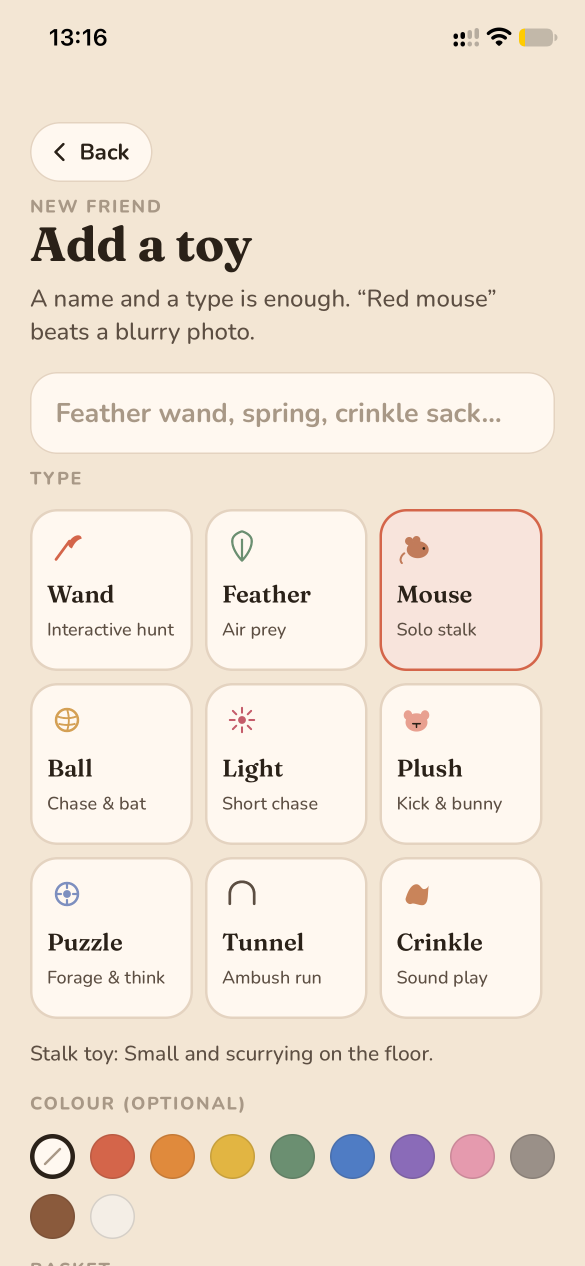
#> input picture appstore/source/add-toy.png, 1170 x 2532 px (shown at 1/2 size)
$ python make_banners.py
#> lines starting #> are read from the running program, lines starting #| are printed output that depends on the picture; after the words box and inside, x2 and y2 are one past the last pixel; in counts of white or black regions, pixels touching at a corner belong together
### appstore/make_screenshots.py
"""
App Store screenshots for Purrtate.

Puts each screenshot from appstore/source/ into an iPhone frame with a
headline, at 1320 x 2868 (6.9") and 1206 x 2622 (6.3"), the sizes App Store Connect asks for.
Replace a source PNG or edit SHOTS, then run again:

    python3 appstore/make_screenshots.py
"""

from pathlib import Path

from PIL import Image, ImageDraw, ImageFont

ROOT = Path(__file__).resolve().parent
PROJECT = ROOT.parent
SRC = ROOT / "source"
OUT = ROOT / "out"

W, H = 1320, 2868
MARGIN = 104

INK = (42, 33, 24)
SOFT = (74, 62, 52)
APP_BG = (243, 230, 212)
FRAME = (24, 18, 13)
HIGHLIGHT = (242, 201, 92)

# Brand backgrounds, one per screenshot.
PINK = (236, 200, 184)
HONEY = (240, 215, 168)
SAGE = (205, 222, 202)
CREAM = (234, 217, 194)

FONTS = PROJECT / "node_modules/@expo-google-fonts"
DISPLAY = FONTS / "fraunces/700Bold/Fraunces_700Bold.ttf"
BODY = FONTS / "nunito/600SemiBold/Nunito_600SemiBold.ttf"
BOLD = FONTS / "nunito/700Bold/Nunito_700Bold.ttf"

# (source, background, plain headline, highlighted headline, subtitle)
# The first three show in App Store search results.
SHOTS = [
    ("today.png", PINK, "What’s out,", "when to swap.", "One basket out, two resting. Swap early if your cat is already bored."),
    ("baskets.png", HONEY, "Three baskets.", "One out.", "Two rest so they feel new. Mix a chase, a stalk and a grab toy in each."),
    ("add-toy.png", SAGE, "Add a toy", "in seconds.", "A name, a type and a colour. No photos needed."),
    ("energy.png", CREAM, "Swap at", "your cat’s pace.", "Start with a suggestion, then adjust to how they really play."),
    ("name.png", PINK, "Several cats?", "One schedule.", "Cats share the toys, so they share the baskets too."),
    ("welcome.png", HONEY, "No account.", "No tracking.", "Everything stays on your iPhone."),
]

# Phone geometry
SCREEN_W = 940
BEZEL = 24
SCREEN_R = 130
SHADOW = 44


def font(path: Path, size: int) -> ImageFont.FreeTypeFont:
    return ImageFont.truetype(str(path), size)


# [13 lines left out: function wrap, not called in this run]


def clean_status_bar(screen: Image.Image) -> Image.Image:
    """Replace the real status bar (time, low battery) with a tidy 9:41 bar."""
    s = screen.copy()
    sw, _ = s.size
    k = sw / 1170
    d = ImageDraw.Draw(s)
    d.rectangle([0, 0, sw, int(132 * k)], fill=APP_BG)
    cy = int(76 * k)
    d.text((int(96 * k), cy), "9:41", font=font(BOLD, int(46 * k)), fill=INK, anchor="lm")
    bx, bw, bh = sw - int(150 * k), int(72 * k), int(34 * k)
    d.rounded_rectangle([bx, cy - bh // 2, bx + bw, cy + bh // 2], radius=int(10 * k), outline=INK, width=max(2, int(3 * k)))
    d.rounded_rectangle([bx + int(5 * k), cy - bh // 2 + int(5 * k), bx + bw - int(5 * k), cy + bh // 2 - int(5 * k)], radius=int(6 * k), fill=INK)
    d.rounded_rectangle([bx + bw + int(3 * k), cy - int(7 * k), bx + bw + int(8 * k), cy + int(7 * k)], radius=int(2 * k), fill=INK)
    wx = bx - int(62 * k)
    for r in (int(30 * k), int(20 * k)):
        d.arc([wx - r, cy - r + int(10 * k), wx + r, cy + r + int(10 * k)], 225, 315, fill=INK, width=max(3, int(6 * k)))
    d.ellipse([wx - int(5 * k), cy + int(2 * k), wx + int(5 * k), cy + int(12 * k)], fill=INK)
    sx = wx - int(110 * k)
    for i in range(4):
        h = int((12 + i * 8) * k)
        d.rounded_rectangle([sx + i * int(15 * k), cy + int(16 * k) - h, sx + i * int(15 * k) + int(10 * k), cy + int(16 * k)], radius=int(3 * k), fill=INK)
    return s


def phone(screen: Image.Image) -> Image.Image:
    """Phone body with side buttons and a solid offset shadow, on a transparent layer."""
    screen = clean_status_bar(screen)
    sh = round(SCREEN_W * screen.height / screen.width)
    screen = screen.resize((SCREEN_W, sh), Image.LANCZOS)
    bw, bh = SCREEN_W + BEZEL * 2, sh + BEZEL * 2
    btn = 16  # side buttons stick out on the left
    layer = Image.new("RGBA", (bw + btn + SHADOW, bh + SHADOW), (0, 0, 0, 0))
    d = ImageDraw.Draw(layer)
    ox = btn
    r = SCREEN_R + BEZEL

    # Solid offset shadow, then the body on top.
    d.rounded_rectangle([ox + SHADOW, SHADOW, ox + SHADOW + bw - 1, SHADOW + bh - 1], radius=r, fill=FRAME)
    for top, height in ((300, 90), (440, 150), (620, 150)):
        d.rounded_rectangle([0, top, ox + 10, top + height], radius=6, fill=FRAME)
    d.rounded_rectangle([ox, 0, ox + bw - 1, bh - 1], radius=r, fill=FRAME)

    mask = Image.new("L", (SCREEN_W, sh), 0)
    ImageDraw.Draw(mask).rounded_rectangle([0, 0, SCREEN_W - 1, sh - 1], radius=SCREEN_R, fill=255)
    layer.paste(screen, (ox + BEZEL, BEZEL), mask)

    iw, ih = 236, 68
    ix = ox + (bw - iw) // 2
    d.rounded_rectangle([ix, BEZEL + 28, ix + iw, BEZEL + 28 + ih], radius=ih // 2, fill=(8, 8, 8))
    return layer


# [28 lines left out: function render, not called in this run]


# App Store Connect slots: 6.9" (1320 x 2868) and 6.3" (1206 x 2622).
SIZES = {"6.9in": (1320, 2868), "6.3in": (1206, 2622)}


# [17 lines left out: function main, not called in this run]


# [2 lines that do not run on import are left out]

### appstore/make_banners.py
"""
Product page header and search result artwork for App Store Connect.

    python3 appstore/make_banners.py

Writes every size App Store Connect lists into appstore/out/header/ and
appstore/out/search/. Reuses the phone frame and fonts from make_screenshots.
"""

import sys
from pathlib import Path

from PIL import Image, ImageDraw

sys.path.insert(0, str(Path(__file__).resolve().parent))

from make_screenshots import (
    DISPLAY,
    BODY,
    HIGHLIGHT,
    HONEY,
    INK,
    PINK,
    SOFT,
    SRC,
    OUT,
    PROJECT,
    font,
    phone,
    wrap,
)

ICON = PROJECT / "assets/images/icon.png"

HEADER_SIZES = [(5244, 2950), (3840, 1646)]
SEARCH_SIZES = [(5244, 2950), (3840, 2560), (1920, 1280)]

TITLE = "Toys that feel"
TITLE_HIGHLIGHT = "new again."
SUB = "Three baskets, one out. Purrtate tells you when to swap."


def scaled_phone(src: str, height: int) -> Image.Image:
    layer = phone(Image.open(SRC / src).convert("RGB"))
    k = height / layer.height
    return layer.resize((round(layer.width * k), height), Image.LANCZOS)


def rounded_icon(size: int) -> Image.Image:
    icon = Image.open(ICON).convert("RGB").resize((size, size), Image.LANCZOS)
    mask = Image.new("L", (size, size), 0)
    ImageDraw.Draw(mask).rounded_rectangle([0, 0, size - 1, size - 1], radius=round(size * 0.225), fill=255)
    out = Image.new("RGBA", (size, size), (0, 0, 0, 0))
    out.paste(icon, (0, 0), mask)
    return out


def render(w: int, h: int, bg) -> Image.Image:
    img = Image.new("RGB", (w, h), bg)
    d = ImageDraw.Draw(img)
    u = min(w / 16, h / 9)  # layout unit, keeps proportions across sizes

    # Phones on the right, bottom cropped, kept inside the middle 90% horizontally.
    ph = round(h * 0.92)
    back = scaled_phone("add-toy.png", ph)
    front = scaled_phone("today.png", ph)
    right_edge = round(w * 0.93)
    fx = right_edge - front.width
    bx = fx - round(back.width * 0.62)
    top = round(h * 0.10)
    img.paste(back, (bx, top + round(h * 0.06)), back)
    img.paste(front, (fx, top), front)

    # Text block on the left, vertically centred.
    left = round(w * 0.07)
    max_w = bx - left - round(u * 0.4)
    # Fixed two-line headline, sized to fit the space left of the phones.
    size = round(u * 1.25)
    while size > 20:
        tf = font(DISPLAY, size)
        widest = max(d.textlength(TITLE, font=tf), d.textlength(TITLE_HIGHLIGHT, font=tf) + size * 0.25)
        if widest <= max_w:
            break
        size -= 4
    u = size / 1.25  # scale the rest of the block with the headline
    sf = font(BODY, round(u * 0.42))
    icon = rounded_icon(round(u * 1.5))

    title_lines = [TITLE]
    hl_lines = [TITLE_HIGHLIGHT]
    sub_lines = wrap(d, SUB, sf, max_w)
    line_h, sub_h = round(u * 1.42), round(u * 0.6)
    block = icon.height + round(u * 0.6) + line_h * (len(title_lines) + len(hl_lines)) + round(u * 0.4) + sub_h * len(sub_lines)
    y = (h - block) // 2

    img.paste(icon, (left, y), icon)
    y += icon.height + round(u * 0.6)
    for line in title_lines:
        d.text((left, y), line, font=tf, fill=INK)
        y += line_h
    pad = round(u * 0.16)
    for line in hl_lines:
        _, t, r, b = d.textbbox((left + pad, y), line, font=tf)
        d.rectangle([left, t - pad, r + pad, b + pad], fill=HIGHLIGHT)
        d.text((left + pad, y), line, font=tf, fill=INK)
        y += line_h
    y += round(u * 0.4)
    for line in sub_lines:
        d.text((left, y), line, font=sf, fill=SOFT)
        y += sub_h
    return img


def main() -> None:
    for kind, sizes, bg in (("header", HEADER_SIZES, PINK), ("search", SEARCH_SIZES, HONEY)):
        folder = OUT / kind
        folder.mkdir(parents=True, exist_ok=True)
        for old in folder.glob("*.png"):
            old.unlink()
        for w, h in sizes:
            out = folder / f"{kind}-{w}x{h}.png"
            render(w, h, bg).save(out, optimize=True)
#> in render, `img = Image.new("RGB", (w, h), bg)`:
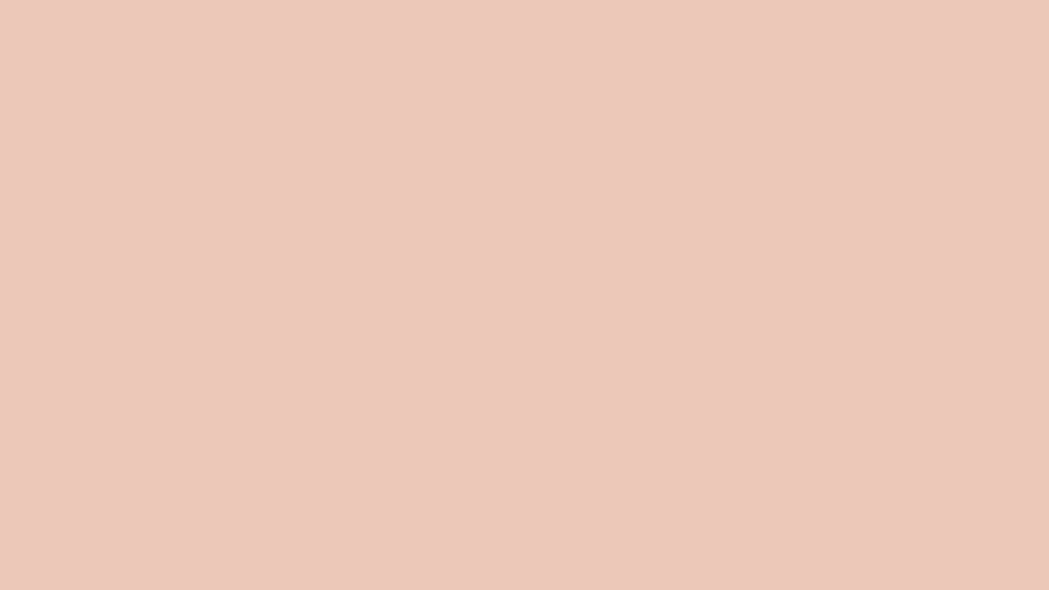
#> img: PIL image 5244x2950 RGB (shown at 1/5 size); mean R, G, B 236, 200, 184
#> in clean_status_bar, s is the input picture: PIL image 1170x2532 RGB; mean R, G, B 240.3, 228.2, 213.8
#> in phone, `layer = Image.new("RGBA", (bw + btn + SHADOW, bh + SHADOW), (0, 0, 0, ..`: layer: PIL image 1048x2126 RGBA; every value is 0
#> in phone, `mask = Image.new("L", (SCREEN_W, sh), 0)`: mask: PIL image 940x2034 L; every value is 0
#> in phone, `ImageDraw.Draw(mask).rounded_rectangle([0, 0, SCREEN_W - 1, sh - 1], r..`:
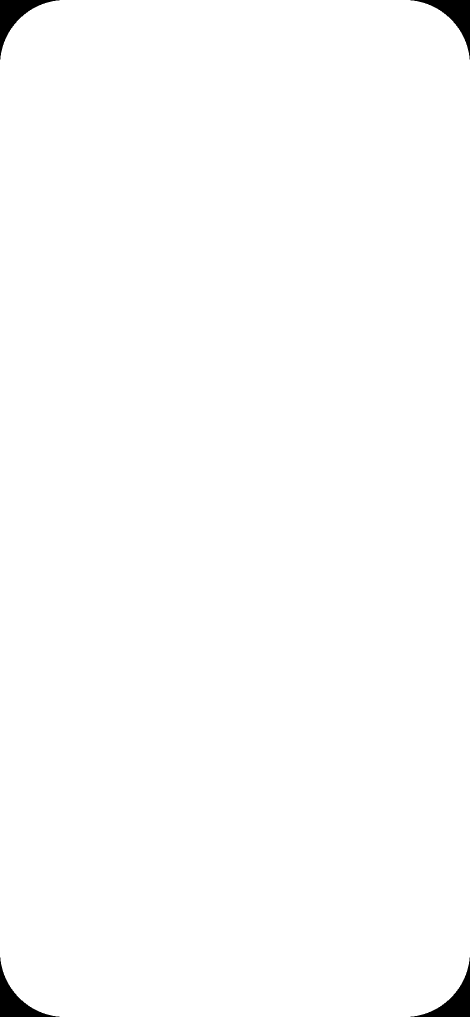
#> mask: PIL image 940x2034 L (shown at 1/2 size); 99.2% white; 4 black regions, box (x1, y1, x2, y2) and area: (0, 0, 119, 119) 3664, (821, 0, 940, 119) 3664, (0, 1915, 119, 2034) 3664, (821, 1915, 940, 2034) 3664
#> in phone, `layer.paste(screen, (ox + BEZEL, BEZEL), mask)`:
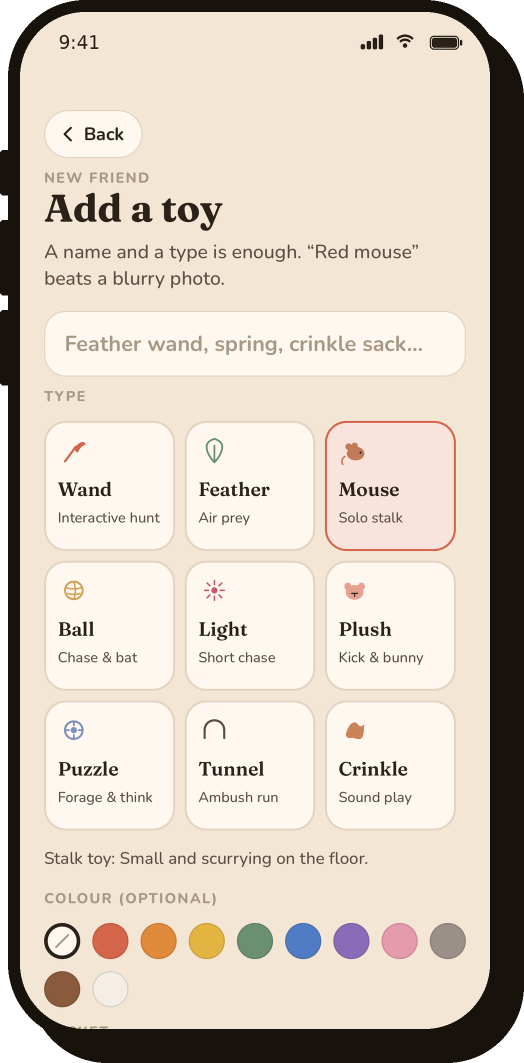
#> layer: PIL image 1048x2126 RGBA (shown at 1/2 size); mean R, G, B, A 207.5, 196.4, 183.7, 248.3; transparent parts drawn white
#> call 2 of scaled_phone, with src = 'today.png', height = 2714
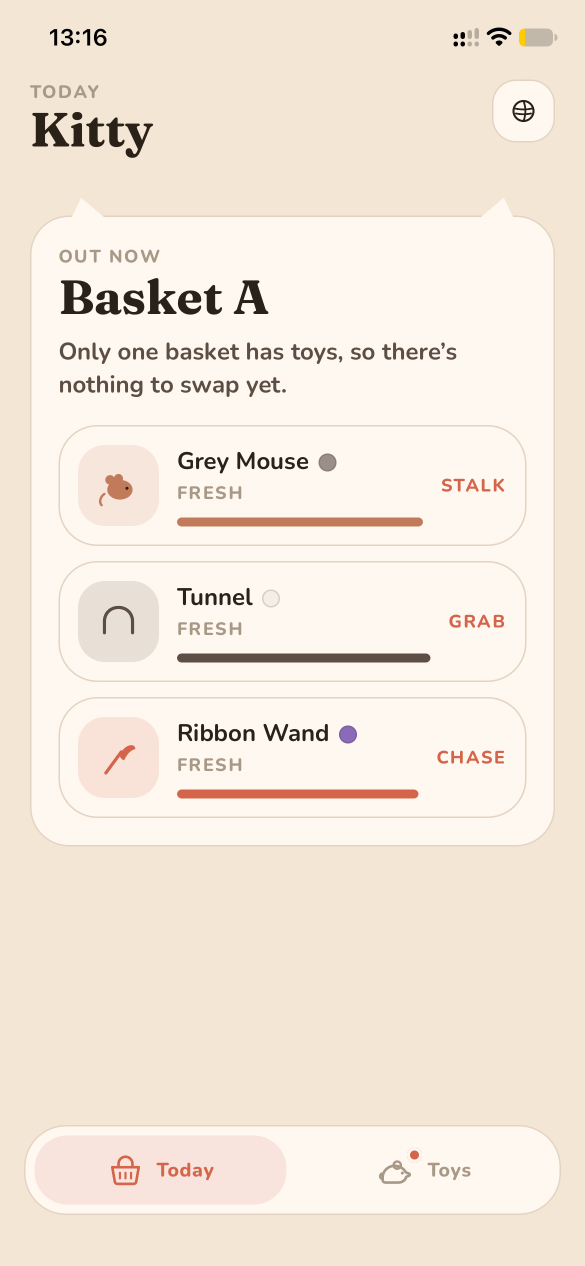
#> input picture appstore/source/today.png, 1170 x 2532 px (shown at 1/2 size)
#> in clean_status_bar, s is the input picture: PIL image 1170x2532 RGB; mean R, G, B 243.9, 232.5, 219.2
#> in phone (call 2), `layer.paste(screen, (ox + BEZEL, BEZEL), mask)`:
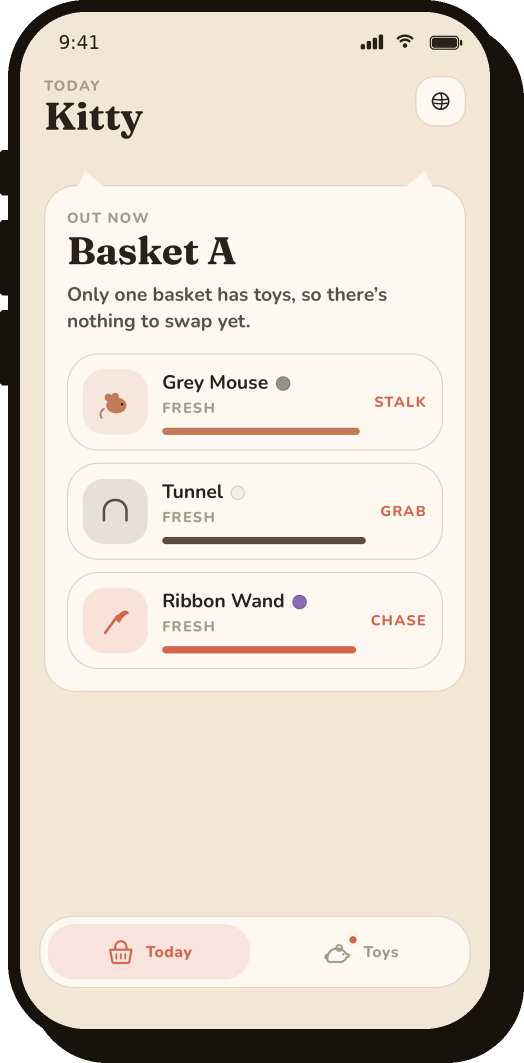
#> layer: PIL image 1048x2126 RGBA (shown at 1/2 size); mean R, G, B, A 210.5, 200.1, 188.3, 248.3; transparent parts drawn white
#> in render, `img.paste(back, (bx, top + round(h * 0.06)), back)`:
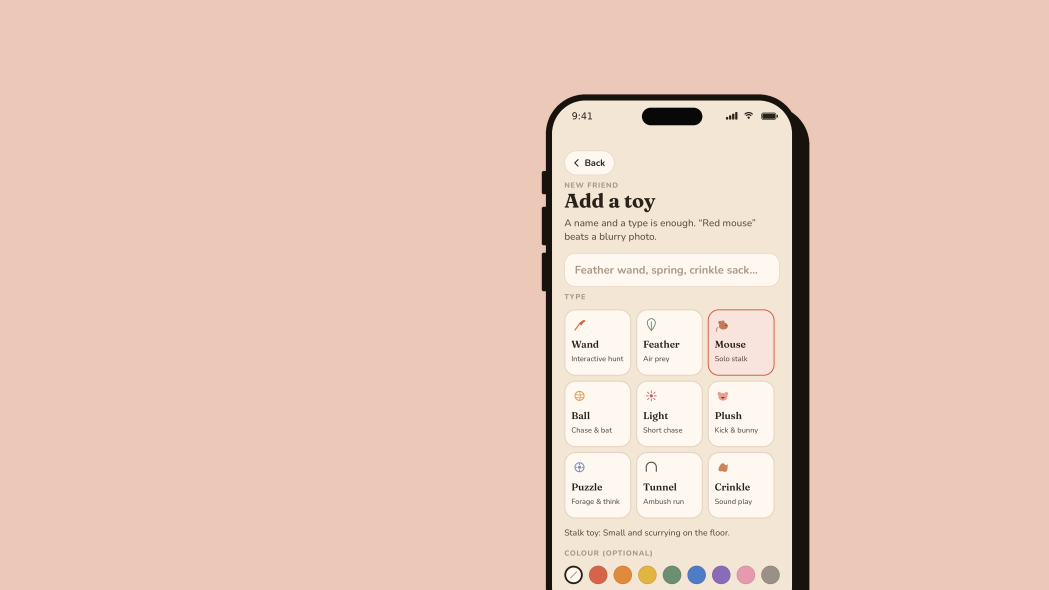
#> img: PIL image 5244x2950 RGB (shown at 1/5 size); mean R, G, B 232, 201.2, 185.8
#> in render, `img.paste(front, (fx, top), front)`:
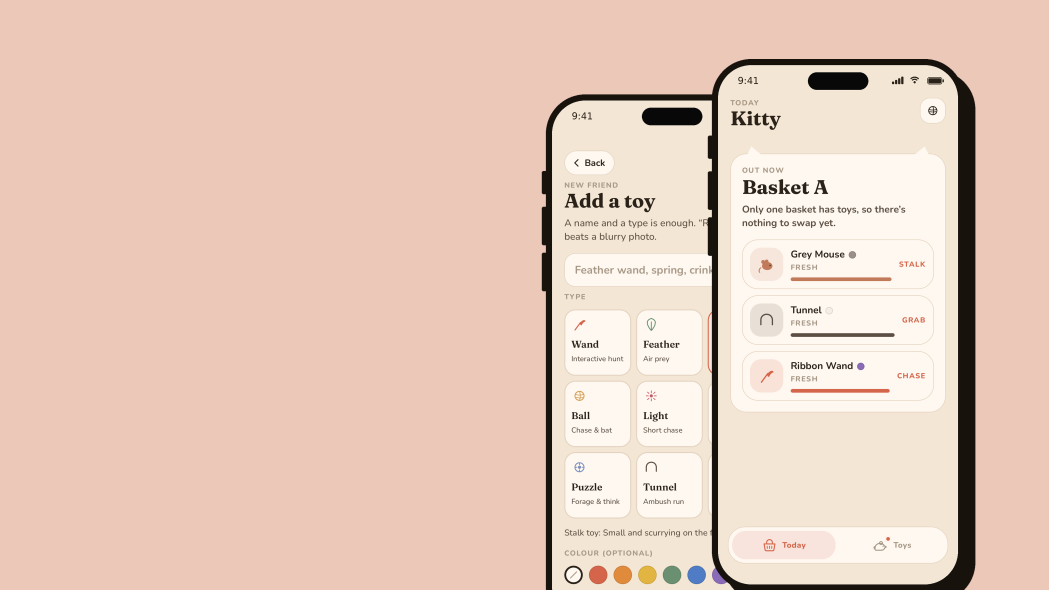
#> img: PIL image 5244x2950 RGB (shown at 1/5 size); mean R, G, B 230.5, 203.6, 188.8
#> the loop in render, `while size > 20:` made 21 passes
#> widest on passes 1 to 12: 2743.9, 2717.1, 2690.4, 2663.5, 2636.8, 2610, 2583.3, 2556.5, 2529.7, 2503, 2476.2, 2449.4
#> after the loop in render, `while size > 20:`: size = 330
#> in render, `u = size / 1.25`: u = 264
            print(out.relative_to(PROJECT))


if __name__ == "__main__":
#> (the run stopped early here; a loop or call above may not have finished)
